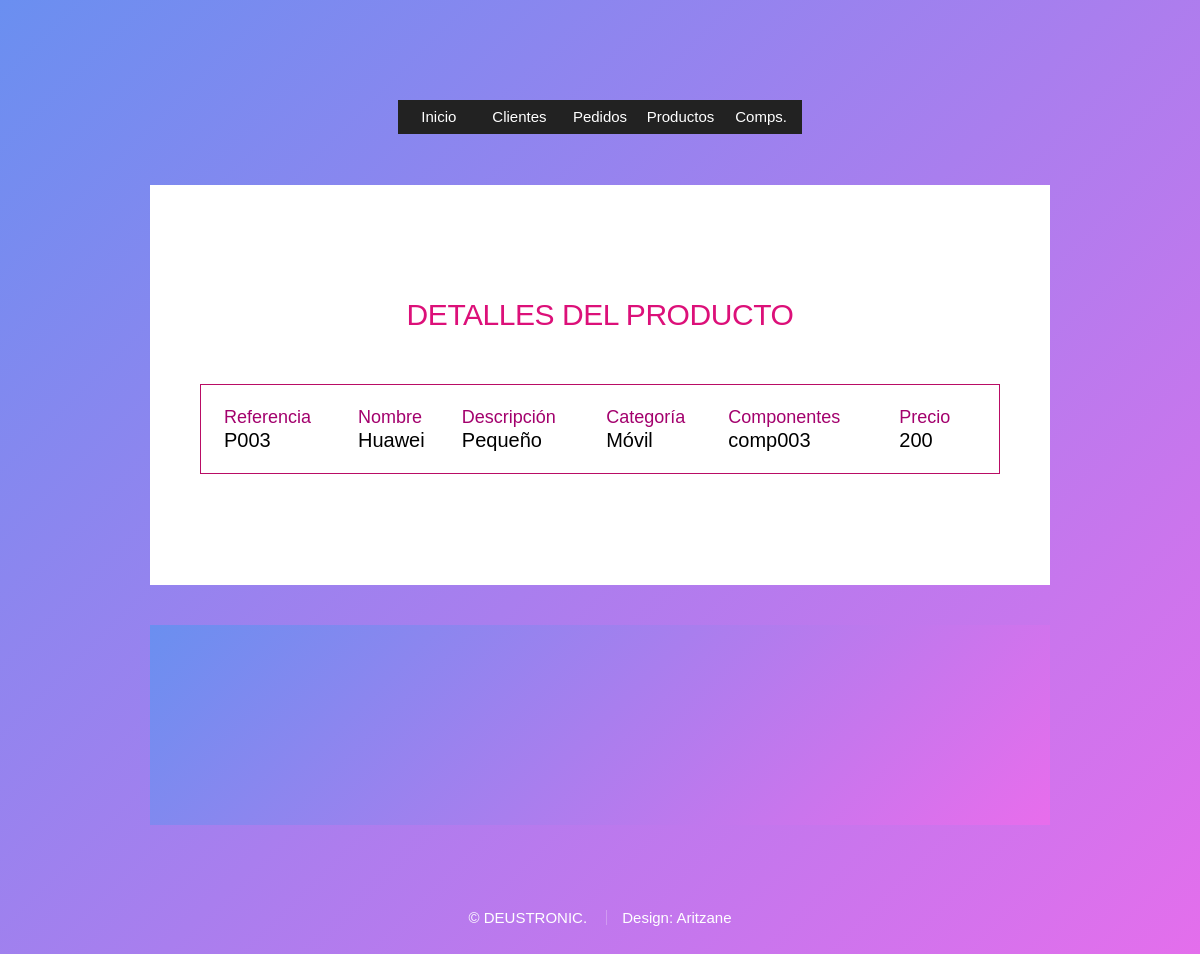
Page /miApp/productos/5/ on the earlier database version.
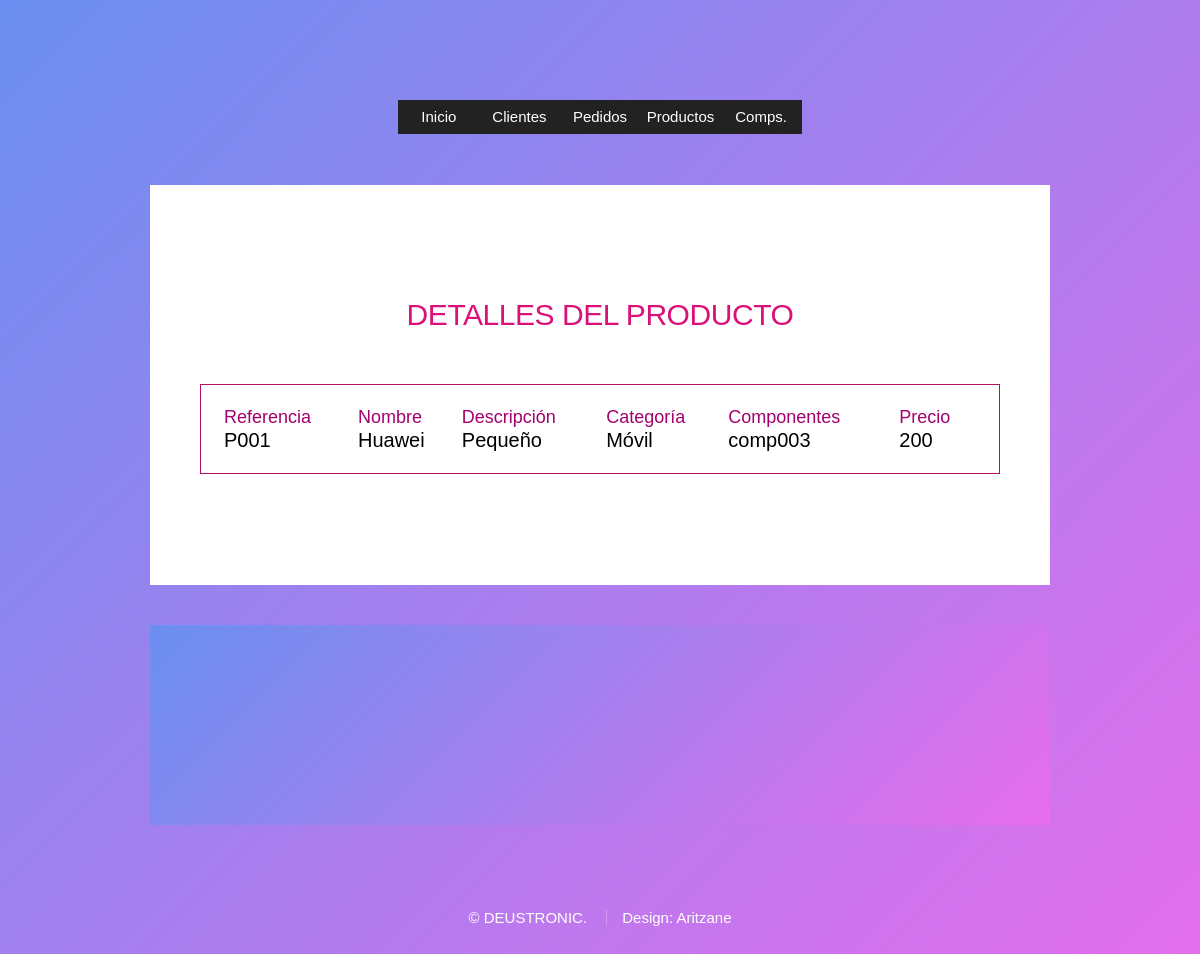
Same page on the later database version.
### miApp/models.py (models this page shows, shortened)
class Productos(models.Model):
    referencia = models.CharField(max_length=50)
    precio = models.IntegerField()
    nombre = models.CharField(max_length=30)
    descripcion = models.CharField(max_length=100)
    categoria = models.CharField(max_length=40) #DICCIONARIO DE CATEGORIAS(?
    tipo_componentes = models.ManyToManyField(Componente)

### miApp/views.py (the view)
# urls.py: path('productos/<int:pk>/', views.ProductoDetailView.as_view(), name='productodetalle'),
class ProductoDetailView(DetailView):
    model = Productos
    template_name = 'producto_detalle.html'
    def get_context_data(self, **kwargs):
        context = super(ProductoDetailView, self).get_context_data(**kwargs)
        context['titulo_pagina'] = 'Detalles del producto'
        return context

### miApp/templates/producto_detalle.html (shortened to what this page needs)
{% extends "base.html" %}
{% block intro %}
    <table class="tabla">
                <colgroup>
                    <col span="5">
                <thead>
                    <tr>
                        <td>Referencia</td>
                        <td>Nombre</td>
                        <td>Descripción</td>
                        <td>Categoría</td>
                        <td>Componentes</td>
                        <td>Precio</td>
                    </tr>
                </thead>
                        <tbody>
                    <tr>
                        <td>{{ productos.referencia }}</td>
                        <td>{{ productos.nombre }}</td>
                        <td>{{ productos.descripcion }}</td>
                        <td>{{ productos.categoria }}</td>
                            {% for comp in object.tipo_componentes.all %}
                        <td>{{ comp.codigo }}</td>
                            {% endfor %}
                        <td>{{ productos.precio }}</td>
                    </tr>
                        </tbody>
    </table>
{% endblock intro %}

Differences in the rows shown:
changed Productos "Huawei": referencia "P003" → "P001"
